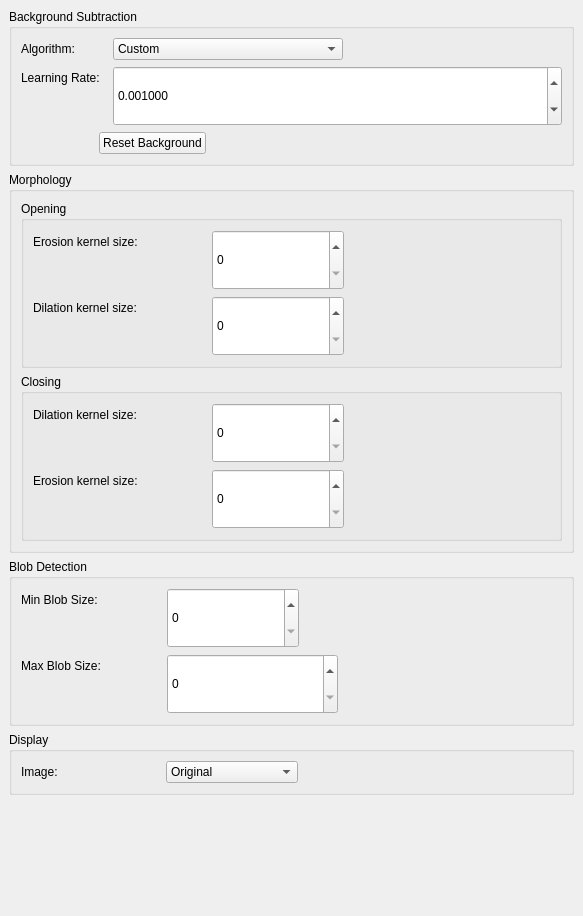
<?xml version="1.0" encoding="UTF-8"?>
<ui version="4.0">
 <class>TrackerParameterView</class>
 <widget class="QWidget" name="TrackerParameterView">
  <property name="geometry">
   <rect>
    <x>0</x>
    <y>0</y>
    <width>583</width>
    <height>916</height>
   </rect>
  </property>
  <property name="sizePolicy">
   <sizepolicy hsizetype="MinimumExpanding" vsizetype="MinimumExpanding">
    <horstretch>0</horstretch>
    <verstretch>0</verstretch>
   </sizepolicy>
  </property>
  <property name="minimumSize">
   <size>
    <width>320</width>
    <height>0</height>
   </size>
  </property>
  <property name="windowTitle">
   <string>Form</string>
  </property>
  <property name="autoFillBackground">
   <bool>false</bool>
  </property>
  <layout class="QVBoxLayout" name="verticalLayout_3">
   <property name="spacing">
    <number>6</number>
   </property>
   <property name="leftMargin">
    <number>0</number>
   </property>
   <property name="topMargin">
    <number>9</number>
   </property>
   <property name="rightMargin">
    <number>0</number>
   </property>
   <property name="bottomMargin">
    <number>0</number>
   </property>
   <item>
    <widget class="QScrollArea" name="scrollArea">
     <property name="autoFillBackground">
      <bool>false</bool>
     </property>
     <property name="frameShape">
      <enum>QFrame::NoFrame</enum>
     </property>
     <property name="verticalScrollBarPolicy">
      <enum>Qt::ScrollBarAsNeeded</enum>
     </property>
     <property name="horizontalScrollBarPolicy">
      <enum>Qt::ScrollBarAsNeeded</enum>
     </property>
     <property name="widgetResizable">
      <bool>true</bool>
     </property>
     <widget class="QWidget" name="scrollAreaWidgetContents">
      <property name="geometry">
       <rect>
        <x>0</x>
        <y>0</y>
        <width>583</width>
        <height>907</height>
       </rect>
      </property>
      <layout class="QHBoxLayout" name="horizontalLayout_4">
       <property name="leftMargin">
        <number>9</number>
       </property>
       <property name="topMargin">
        <number>0</number>
       </property>
       <item>
        <layout class="QVBoxLayout" name="verticalLayout">
         <item>
          <widget class="QGroupBox" name="groupBox">
           <property name="title">
            <string>Background Subtraction</string>
           </property>
           <layout class="QVBoxLayout" name="verticalLayout_4">
            <item>
             <layout class="QFormLayout" name="formLayout">
              <property name="fieldGrowthPolicy">
               <enum>QFormLayout::AllNonFixedFieldsGrow</enum>
              </property>
              <property name="formAlignment">
               <set>Qt::AlignLeading|Qt::AlignLeft|Qt::AlignVCenter</set>
              </property>
              <property name="horizontalSpacing">
               <number>13</number>
              </property>
              <item row="0" column="0">
               <widget class="QLabel" name="label">
                <property name="text">
                 <string>Algorithm:</string>
                </property>
               </widget>
              </item>
              <item row="0" column="1">
               <widget class="QComboBox" name="algorithmCB">
                <property name="minimumSize">
                 <size>
                  <width>230</width>
                  <height>0</height>
                 </size>
                </property>
                <property name="maximumSize">
                 <size>
                  <width>132</width>
                  <height>16777215</height>
                 </size>
                </property>
                <item>
                 <property name="text">
                  <string>Custom</string>
                 </property>
                </item>
               </widget>
              </item>
              <item row="1" column="0">
               <widget class="QLabel" name="label_7">
                <property name="text">
                 <string>Learning Rate:</string>
                </property>
               </widget>
              </item>
              <item row="1" column="1">
               <widget class="QDoubleSpinBox" name="lineEdit_7_learningRate">
                <property name="minimumSize">
                 <size>
                  <width>230</width>
                  <height>60</height>
                 </size>
                </property>
                <property name="toolTip">
                 <string>Set the background ratio</string>
                </property>
                <property name="decimals">
                 <number>6</number>
                </property>
                <property name="maximum">
                 <double>1.000000000000000</double>
                </property>
                <property name="singleStep">
                 <double>0.001000000000000</double>
                </property>
                <property name="value">
                 <double>0.001000000000000</double>
                </property>
               </widget>
              </item>
             </layout>
            </item>
            <item>
             <layout class="QFormLayout" name="algorithmSpecificParameterLayout">
              <property name="fieldGrowthPolicy">
               <enum>QFormLayout::AllNonFixedFieldsGrow</enum>
              </property>
              <property name="formAlignment">
               <set>Qt::AlignLeading|Qt::AlignLeft|Qt::AlignVCenter</set>
              </property>
             </layout>
            </item>
            <item>
             <layout class="QHBoxLayout" name="horizontalLayout">
              <item>
               <spacer name="horizontalSpacer_2">
                <property name="orientation">
                 <enum>Qt::Horizontal</enum>
                </property>
                <property name="sizeType">
                 <enum>QSizePolicy::Fixed</enum>
                </property>
                <property name="sizeHint" stdset="0">
                 <size>
                  <width>78</width>
                  <height>20</height>
                 </size>
                </property>
               </spacer>
              </item>
              <item>
               <widget class="QPushButton" name="pushButtonResetBackground">
                <property name="toolTip">
                 <string>Reset the current background</string>
                </property>
                <property name="text">
                 <string>Reset Background</string>
                </property>
               </widget>
              </item>
              <item>
               <spacer name="horizontalSpacer">
                <property name="orientation">
                 <enum>Qt::Horizontal</enum>
                </property>
                <property name="sizeHint" stdset="0">
                 <size>
                  <width>40</width>
                  <height>20</height>
                 </size>
                </property>
               </spacer>
              </item>
             </layout>
            </item>
           </layout>
          </widget>
         </item>
         <item>
          <widget class="QGroupBox" name="groupBox_2">
           <property name="title">
            <string>Morphology</string>
           </property>
           <layout class="QVBoxLayout" name="verticalLayout_6">
            <item>
             <widget class="QGroupBox" name="groupBox_5">
              <property name="title">
               <string>Opening</string>
              </property>
              <layout class="QFormLayout" name="formLayout_3">
               <item row="0" column="0">
                <layout class="QFormLayout" name="formLayout_6">
                 <property name="fieldGrowthPolicy">
                  <enum>QFormLayout::ExpandingFieldsGrow</enum>
                 </property>
                 <property name="horizontalSpacing">
                  <number>74</number>
                 </property>
                 <item row="0" column="0">
                  <widget class="QLabel" name="label_3">
                   <property name="text">
                    <string>Erosion kernel size:</string>
                   </property>
                  </widget>
                 </item>
                 <item row="0" column="1">
                  <widget class="QSpinBox" name="lineEdit_3_OpeningErosionSize">
                   <property name="minimumSize">
                    <size>
                     <width>132</width>
                     <height>60</height>
                    </size>
                   </property>
                   <property name="toolTip">
                    <string>Set the opening erosion size</string>
                   </property>
                  </widget>
                 </item>
                 <item row="1" column="0">
                  <widget class="QLabel" name="label_4">
                   <property name="text">
                    <string>Dilation kernel size:</string>
                   </property>
                  </widget>
                 </item>
                 <item row="1" column="1">
                  <widget class="QSpinBox" name="lineEdit_4_OpeningDilationSize">
                   <property name="minimumSize">
                    <size>
                     <width>132</width>
                     <height>60</height>
                    </size>
                   </property>
                   <property name="toolTip">
                    <string>Set the opening dilation size</string>
                   </property>
                  </widget>
                 </item>
                </layout>
               </item>
              </layout>
             </widget>
            </item>
            <item>
             <widget class="QGroupBox" name="groupBox_6">
              <property name="title">
               <string>Closing</string>
              </property>
              <layout class="QFormLayout" name="formLayout_5">
               <item row="0" column="0">
                <layout class="QFormLayout" name="formLayout_7">
                 <property name="fieldGrowthPolicy">
                  <enum>QFormLayout::ExpandingFieldsGrow</enum>
                 </property>
                 <property name="horizontalSpacing">
                  <number>74</number>
                 </property>
                 <item row="2" column="0">
                  <widget class="QLabel" name="label_6">
                   <property name="text">
                    <string>Erosion kernel size:</string>
                   </property>
                  </widget>
                 </item>
                 <item row="2" column="1">
                  <widget class="QSpinBox" name="lineEdit_3_ClosingErosionSize">
                   <property name="minimumSize">
                    <size>
                     <width>132</width>
                     <height>60</height>
                    </size>
                   </property>
                   <property name="toolTip">
                    <string>Set the opening erosion size</string>
                   </property>
                  </widget>
                 </item>
                 <item row="0" column="1">
                  <widget class="QSpinBox" name="lineEdit_4_ClosingDilationSize">
                   <property name="minimumSize">
                    <size>
                     <width>132</width>
                     <height>60</height>
                    </size>
                   </property>
                   <property name="toolTip">
                    <string>Set the opening dilation size</string>
                   </property>
                  </widget>
                 </item>
                 <item row="0" column="0">
                  <widget class="QLabel" name="label_10">
                   <property name="text">
                    <string>Dilation kernel size:</string>
                   </property>
                  </widget>
                 </item>
                </layout>
               </item>
              </layout>
             </widget>
            </item>
           </layout>
          </widget>
         </item>
         <item>
          <widget class="QGroupBox" name="groupBox_3">
           <property name="title">
            <string>Blob Detection</string>
           </property>
           <layout class="QVBoxLayout" name="verticalLayout_5">
            <item>
             <layout class="QFormLayout" name="formLayout_2">
              <property name="fieldGrowthPolicy">
               <enum>QFormLayout::ExpandingFieldsGrow</enum>
              </property>
              <property name="horizontalSpacing">
               <number>66</number>
              </property>
              <item row="0" column="0">
               <widget class="QLabel" name="label_8">
                <property name="text">
                 <string>Min Blob Size:</string>
                </property>
               </widget>
              </item>
              <item row="0" column="1">
               <widget class="QSpinBox" name="lineEdit_8_MinBlob">
                <property name="minimumSize">
                 <size>
                  <width>132</width>
                  <height>60</height>
                 </size>
                </property>
                <property name="toolTip">
                 <string>Set the minimal blob size</string>
                </property>
               </widget>
              </item>
              <item row="1" column="0">
               <widget class="QLabel" name="label_9">
                <property name="text">
                 <string>Max Blob Size:</string>
                </property>
               </widget>
              </item>
              <item row="1" column="1">
               <widget class="QSpinBox" name="lineEdit_9MaxBlob">
                <property name="minimumSize">
                 <size>
                  <width>171</width>
                  <height>60</height>
                 </size>
                </property>
                <property name="toolTip">
                 <string>Sets the maximum blob size</string>
                </property>
                <property name="maximum">
                 <number>10000</number>
                </property>
               </widget>
              </item>
             </layout>
            </item>
           </layout>
          </widget>
         </item>
         <item>
          <widget class="QGroupBox" name="groupBox_4">
           <property name="title">
            <string>Display</string>
           </property>
           <layout class="QVBoxLayout" name="verticalLayout_2">
            <item>
             <layout class="QFormLayout" name="formLayout_4">
              <property name="fieldGrowthPolicy">
               <enum>QFormLayout::ExpandingFieldsGrow</enum>
              </property>
              <property name="horizontalSpacing">
               <number>108</number>
              </property>
              <item row="0" column="0">
               <widget class="QLabel" name="label_5">
                <property name="text">
                 <string>Image:</string>
                </property>
               </widget>
              </item>
              <item row="0" column="1">
               <widget class="QComboBox" name="comboBoxSendImage">
                <property name="sizePolicy">
                 <sizepolicy hsizetype="Minimum" vsizetype="Fixed">
                  <horstretch>0</horstretch>
                  <verstretch>0</verstretch>
                 </sizepolicy>
                </property>
                <property name="minimumSize">
                 <size>
                  <width>132</width>
                  <height>0</height>
                 </size>
                </property>
                <property name="maximumSize">
                 <size>
                  <width>132</width>
                  <height>16777215</height>
                 </size>
                </property>
                <property name="toolTip">
                 <string>Choose which image to display for the next frames. Tracking must be actived.</string>
                </property>
                <property name="currentText">
                 <string>Original</string>
                </property>
                <item>
                 <property name="text">
                  <string>Original</string>
                 </property>
                </item>
                <item>
                 <property name="text">
                  <string>Background</string>
                 </property>
                </item>
                <item>
                 <property name="text">
                  <string>Foreground Mask</string>
                 </property>
                </item>
                <item>
                 <property name="text">
                  <string>Opened Mask</string>
                 </property>
                </item>
                <item>
                 <property name="text">
                  <string>Closed Mask</string>
                 </property>
                </item>
                <item>
                 <property name="text">
                  <string>Masked Greyscale</string>
                 </property>
                </item>
               </widget>
              </item>
             </layout>
            </item>
           </layout>
          </widget>
         </item>
         <item>
          <spacer name="verticalSpacer">
           <property name="orientation">
            <enum>Qt::Vertical</enum>
           </property>
           <property name="sizeHint" stdset="0">
            <size>
             <width>20</width>
             <height>40</height>
            </size>
           </property>
          </spacer>
         </item>
        </layout>
       </item>
      </layout>
     </widget>
    </widget>
   </item>
  </layout>
 </widget>
 <resources/>
 <connections/>
</ui>
